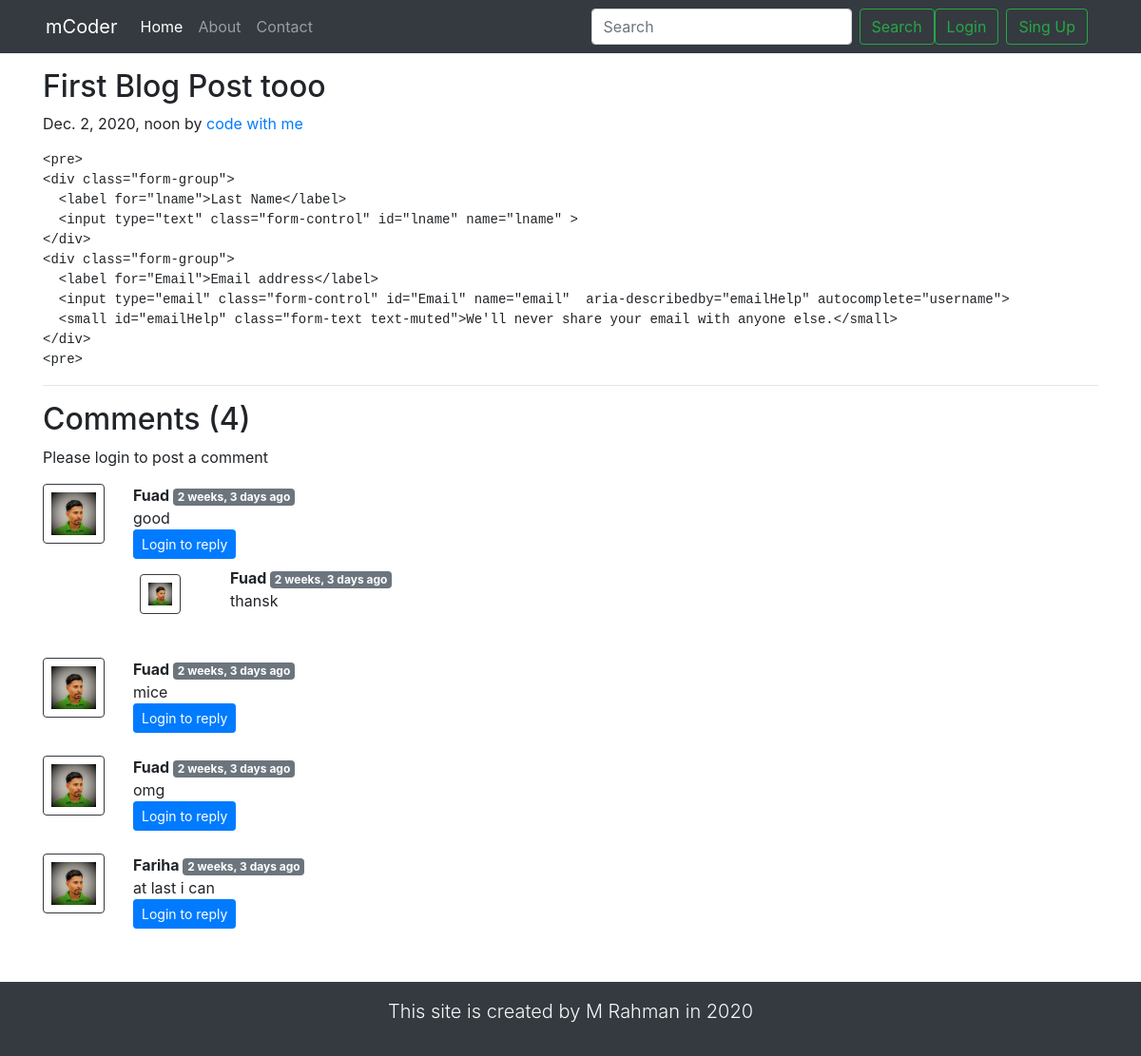
Screenshot of /blog/sluging post/ with the database file from the repository.
### blog/models.py (models this page shows, shortened)
class Post(models.Model):
    sno = models.AutoField(primary_key=True)
    title = models.CharField(max_length=255)
    author = models.CharField(max_length=14)
    slug = models.CharField(max_length=130)
    views = models.IntegerField(default=0)
    timeStamp = models.DateTimeField(blank=True)
    content = models.TextField()

class BlogComment(models.Model):
    sno = models.AutoField(primary_key=True)
    comment = models.TextField()
    user = models.ForeignKey(User, on_delete=models.CASCADE)
    post = models.ForeignKey(Post, on_delete=models.CASCADE)
    parent = models.ForeignKey('self', on_delete=models.CASCADE, null=True)
    timestamp = models.DateTimeField(default=now)

### blog/views.py (the view)
# urls.py: path('<str:slug>/', views.blogPost, name="blogPost"),
def blogPost(request, slug):
    post = Post.objects.filter(slug=slug).first()
    post.views = post.views + 1
    post.save()
    comments = BlogComment.objects.filter(post=post, parent=None)
    replies = BlogComment.objects.filter(post=post).exclude(parent=None)
    replyDict = {}
    for reply in replies:
        if reply.parent.sno not in replyDict.keys():
            replyDict[reply.parent.sno] = [reply]
        else:
            replyDict[reply.parent.sno].append(reply)
    context = {'post': post, 'comments': comments, 'user': request.user, 'replyDict': replyDict}
    return render(request, "blog/blogPost.html", context)

### blog/templatetags/extras.py (called while the page is built)
@register.filter(name='get_val')
def get_val(dict, key):
    return dict.get(key)

### blog/templates/blog/blogPost.html (shortened to what this page needs)
{% extends 'basic.html' %}
{% block body %}
{% load humanize %}
{% load extras %}
<div class="container my-3">
    <h2 class="blog-post-title">{{post.title}}</h2>
    <p class="blog-post-meta">{{post.timeStamp}} by <a href="/about">{{post.author}}</a></p>
    <p class="preview"> {{post.content| safe }}</p>
    <hr>
</div>
<div class="container">
    <h2> Comments ({{comments.count}}) </h2>
    <div class="my-2">
        {% if user.is_authenticated %}
        <form action="/blog/postComment/" method="post">
            {% csrf_token %}
            <div class="form-group">
                <label for="pc">Post Comment </label>
                <input type="text" class="form-control" name="comment" placeholder="Enter comment here" id="pc">
            </div>
            <input type="hidden" name="postSno" value="{{post.sno}}">
            <input type="hidden" name="parentSno" value="">
            <button type="submit" class="btn btn-primary">Submit</button>
        </form>
        {% else %}
        Please login to post a comment
        {% endif %}
    </div>
    {% for comment in comments %}
    <div class="row my-3">
        <div class="col-md-1  ">
            <img class="rounded mx-auto d-block w-100 border border-dark p-2" src="/static/img/mrahmandusp.jpg" alt="user">
        </div>
        <div class="col-md-11 ">
            <b> {{comment.user.username}} </b> <span class="badge badge-secondary ">{{comment.timestamp| naturaltime}}</span>
            <div>{{comment.comment}}</div>
            <div class="reply mx-0">
                {% if user.is_authenticated %}
                <button class="btn btn-sm btn-primary" type="button" data-toggle="collapse" data-target="#replyBox{{comment.sno}}" aria-expanded="false" aria-controls="replyBox{{comment.sno}}">
                    Reply
                </button>
                <div class="collapse" id="replyBox{{comment.sno}}">
                    <div class="card card-body my-2">
                        <form action="/blog/postComment/" method="post">
                            {% csrf_token %}
                            <div class="form-group">
                                <label for="cot">Post a reply </label>
                                <input type="text" class="form-control" name="comment" placeholder="Enter comment here" id="cot">
                                <input type="hidden" name="parentSno" value="{{comment.sno}}">
                            </div>
                            <input type="hidden" name="postSno" value="{{post.sno}}">
                            <button type="submit" class="btn btn-primary">Submit</button>
                        </form>
                    </div>
                </div>
                {% else %}
                <button class="btn btn-sm btn-primary" type="button" data-toggle="collapse" data-target="#replyBox{{comment.sno}}" aria-expanded="false" aria-controls="replyBox{{comment.sno}}">
                    Login to reply
                </button>
                {% endif %}
                <div class="replies my-2 ">
                    {% for reply in replyDict|get_val:comment.sno %}
                    <div class="row my-2">
                        <div class="col-md-1 ">
                            <img class="rounded mx-auto d-block w-75 my-2 border border-dark p-2" src="/static/img/mrahmandusp.jpg" alt="user">
                        </div>
                        <div class="col-md-11">
                            <div class="col-md-11 ">
                                <b> {{reply.user.username}} </b> <span class="badge badge-secondary ">{{reply.timestamp| naturaltime}}</span>
                                <div>{{reply.comment}}</div>
                            </div>
                            <br>
                        </div>
                    </div>
                    {% endfor %}
                </div>
            </div>
        </div>
    </div>
    {% endfor %}
</div>
{% endblock %}

### rows the page displays
Post: title "First Blog Post tooo", timeStamp "Dec. 2, 2020, noon", author "code with me", content "<pre> <div class=\"form-group\"> <label for=\"lname\">Last Name</label> <input type=\"text\" class=\"form-control\" id=\"lname\" name=\"lname\" > </div> <div class=\"form-group\"> <label for=\"Email\">Email address</label> <input type=\"email\" class=\"form-control\" id=\"Email\" name=\"email\" aria-describedby=\"emailHelp\" autocomplete=\"username\"> <small id=\"emailHelp\" class=\"form-text text-muted\">We'll never share your email with anyone else.</small> </div> <pre>"
BlogComment: user.username "Fuad", timestamp "2 weeks, 3 days ago", comment "good"
BlogComment: user.username "Fuad", timestamp "2 weeks, 3 days ago", comment "thansk"
BlogComment: user.username "Fuad", timestamp "2 weeks, 3 days ago", comment "mice"
BlogComment: user.username "Fuad", timestamp "2 weeks, 3 days ago", comment "omg"
BlogComment: user.username "Fariha", timestamp "2 weeks, 3 days ago", comment "at last i can"

### other values shown
{{ comments.count }} "4"
